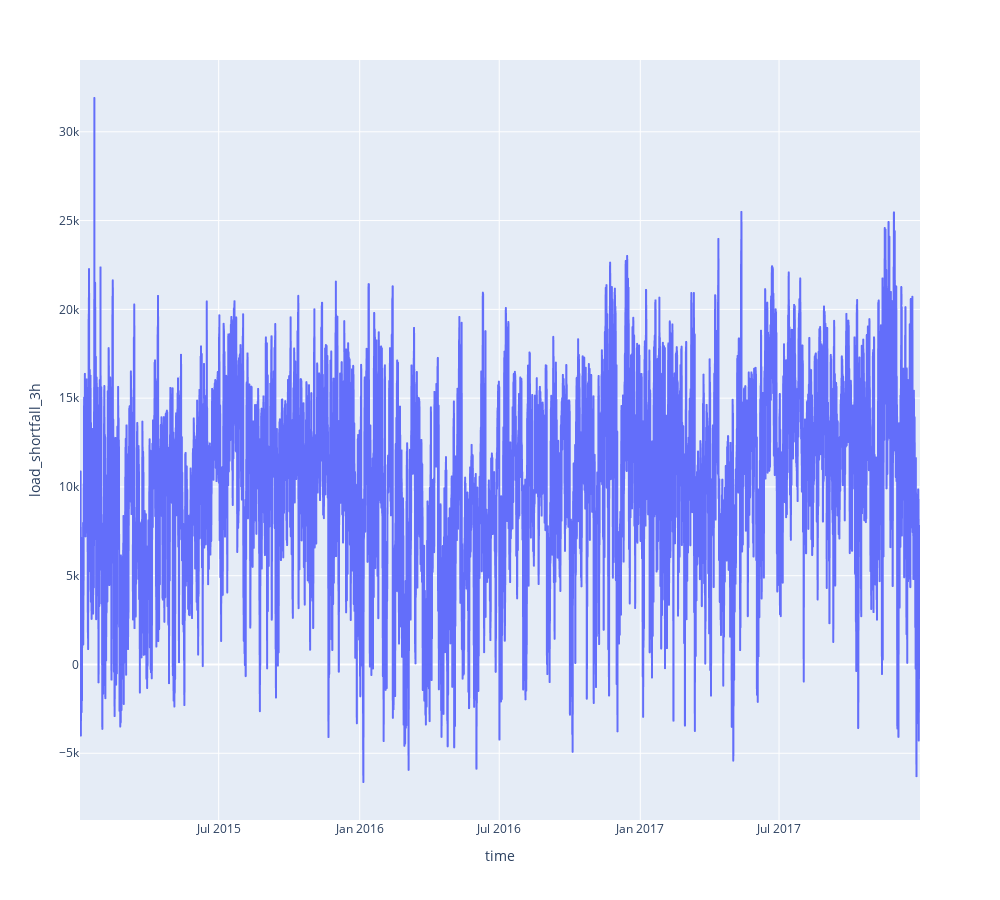

The notebook cell saved with this chart:
### Code cell
fig = px.line(df, y = df['load_shortfall_3h'], x =df['time'], width =1000, height=900 )
fig.show()

### Figure 1 — Plotly figure (JSON) as saved in the notebook; plotly's stock layout.template omitted (floating-point values rounded to 4 significant figures; data arrays with more than 128 entries replaced by an {"elided": "..."} marker saying what was removed)
{"data": [{"hovertemplate": "time=%{x}<br>load_shortfall_3h=%{y}<extra></extra>", "legendgroup": "", "line": {"color": "#636efa", "dash": "solid"}, "mode": "lines", "name": "", "showlegend": false, "type": "scattergl", "x": {"elided": "8763 str values"}, "xaxis": "x", "y": {"elided": "8763 float values"}, "yaxis": "y"}], "layout": {"height": 900, "legend": {"tracegroupgap": 0}, "margin": {"t": 60}, "width": 1000, "xaxis": {"anchor": "y", "domain": [0, 1], "title": {"text": "time"}}, "yaxis": {"anchor": "x", "domain": [0, 1], "title": {"text": "load_shortfall_3h"}}}}
